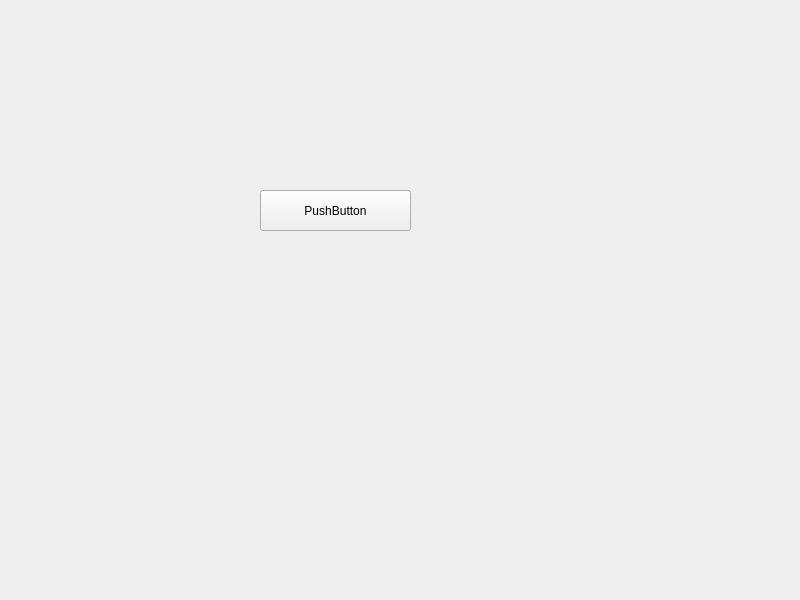
<?xml version="1.0" encoding="UTF-8"?>
<ui version="4.0">
 <class>Widget</class>
 <widget class="QWidget" name="Widget">
  <property name="geometry">
   <rect>
    <x>0</x>
    <y>0</y>
    <width>800</width>
    <height>600</height>
   </rect>
  </property>
  <property name="windowTitle">
   <string>Widget</string>
  </property>
  <widget class="QPushButton" name="pushButton">
   <property name="geometry">
    <rect>
     <x>260</x>
     <y>190</y>
     <width>151</width>
     <height>41</height>
    </rect>
   </property>
   <property name="text">
    <string>PushButton</string>
   </property>
  </widget>
 </widget>
 <resources/>
 <connections/>
</ui>
